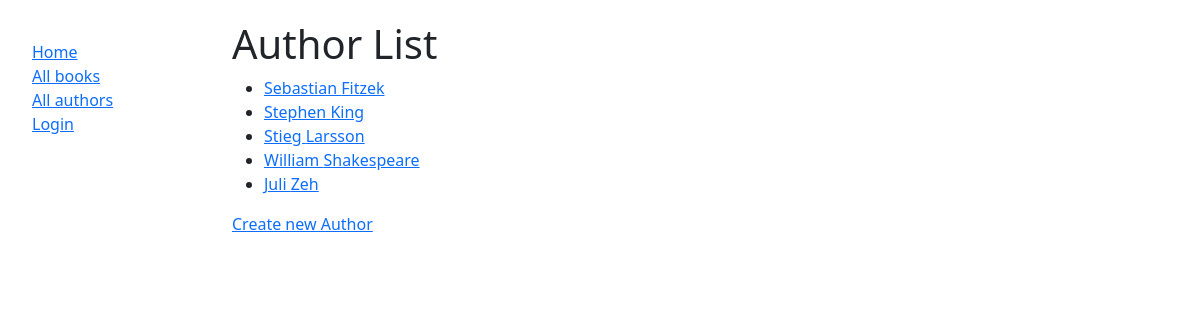
The page /catalog/authors on the database its author committed.
### catalog/models.py (models this page shows, shortened)
class Author(models.Model):
    first_name = models.CharField(max_length=100)
    last_name = models.CharField(max_length=100)
    date_of_birth = models.DateField(null=True, blank=True)
    date_of_death = models.DateField('Died', null=True, blank=True)
    class Meta:
        ordering = ['last_name', 'first_name']
    def get_absolute_url(self):
        return reverse('author-detail', args=[str(self.id)])

### catalog/views.py (the view)
# urls.py: path('authors', views.AuthorListView.as_view(), name = 'authors'),
class AuthorListView(generic.ListView):
    model = Author

### catalog/templates/catalog/author_list.html
{% extends "base_generic.html" %}
{% block content %}
  <h1>Author List</h1>
  {% if author_list %}
  <ul>
    {% for author in author_list %}
      <li>
        <a href="{{ author.get_absolute_url }}">{{ author.first_name }} {{ author.last_name }}</a>
      </li>
    {% endfor %}
  </ul>
  {% else %}
    <p>There are no related authors listed.</p>
  {% endif %}
  <a href="{% url 'author-create'%}">Create new Author</a>
{% endblock %}

### rows shown on the page
Author: first_name "Sebastian", last_name "Fitzek"
Author: first_name "Stephen", last_name "King"
Author: first_name "Stieg", last_name "Larsson"
Author: first_name "William", last_name "Shakespeare"
Author: first_name "Juli", last_name "Zeh"
